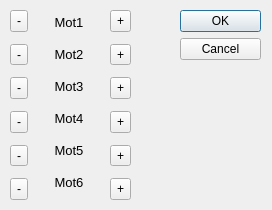
<?xml version="1.0" encoding="UTF-8"?>
<ui version="4.0">
 <class>Dialog</class>
 <widget class="QDialog" name="Dialog">
  <property name="geometry">
   <rect>
    <x>0</x>
    <y>0</y>
    <width>272</width>
    <height>210</height>
   </rect>
  </property>
  <property name="windowTitle">
   <string>Dialog</string>
  </property>
  <widget class="QDialogButtonBox" name="buttonBox">
   <property name="geometry">
    <rect>
     <x>180</x>
     <y>10</y>
     <width>81</width>
     <height>201</height>
    </rect>
   </property>
   <property name="orientation">
    <enum>Qt::Vertical</enum>
   </property>
   <property name="standardButtons">
    <set>QDialogButtonBox::Cancel|QDialogButtonBox::Ok</set>
   </property>
  </widget>
  <widget class="QWidget" name="">
   <property name="geometry">
    <rect>
     <x>10</x>
     <y>10</y>
     <width>121</width>
     <height>190</height>
    </rect>
   </property>
   <layout class="QHBoxLayout" name="horizontalLayout">
    <property name="spacing">
     <number>12</number>
    </property>
    <item>
     <layout class="QVBoxLayout" name="minus">
      <property name="sizeConstraint">
       <enum>QLayout::SetMinimumSize</enum>
      </property>
      <item>
       <widget class="QToolButton" name="mn1">
        <property name="sizePolicy">
         <sizepolicy hsizetype="Minimum" vsizetype="Minimum">
          <horstretch>0</horstretch>
          <verstretch>0</verstretch>
         </sizepolicy>
        </property>
        <property name="text">
         <string>-</string>
        </property>
       </widget>
      </item>
      <item>
       <widget class="QToolButton" name="mn2">
        <property name="sizePolicy">
         <sizepolicy hsizetype="Minimum" vsizetype="Minimum">
          <horstretch>0</horstretch>
          <verstretch>0</verstretch>
         </sizepolicy>
        </property>
        <property name="text">
         <string>-</string>
        </property>
       </widget>
      </item>
      <item>
       <widget class="QToolButton" name="mn3">
        <property name="sizePolicy">
         <sizepolicy hsizetype="Minimum" vsizetype="Minimum">
          <horstretch>0</horstretch>
          <verstretch>0</verstretch>
         </sizepolicy>
        </property>
        <property name="text">
         <string>-</string>
        </property>
       </widget>
      </item>
      <item>
       <widget class="QToolButton" name="mn4">
        <property name="sizePolicy">
         <sizepolicy hsizetype="Minimum" vsizetype="Minimum">
          <horstretch>0</horstretch>
          <verstretch>0</verstretch>
         </sizepolicy>
        </property>
        <property name="text">
         <string>-</string>
        </property>
       </widget>
      </item>
      <item>
       <widget class="QToolButton" name="mn5">
        <property name="sizePolicy">
         <sizepolicy hsizetype="Minimum" vsizetype="Minimum">
          <horstretch>0</horstretch>
          <verstretch>0</verstretch>
         </sizepolicy>
        </property>
        <property name="text">
         <string>-</string>
        </property>
       </widget>
      </item>
      <item>
       <widget class="QToolButton" name="mn6">
        <property name="sizePolicy">
         <sizepolicy hsizetype="Minimum" vsizetype="Minimum">
          <horstretch>0</horstretch>
          <verstretch>0</verstretch>
         </sizepolicy>
        </property>
        <property name="text">
         <string>-</string>
        </property>
       </widget>
      </item>
     </layout>
    </item>
    <item>
     <layout class="QVBoxLayout" name="verticalLayout_2">
      <property name="sizeConstraint">
       <enum>QLayout::SetMaximumSize</enum>
      </property>
      <item>
       <widget class="QLabel" name="Step1_direct">
        <property name="sizePolicy">
         <sizepolicy hsizetype="Expanding" vsizetype="Fixed">
          <horstretch>0</horstretch>
          <verstretch>0</verstretch>
         </sizepolicy>
        </property>
        <property name="font">
         <font>
          <pointsize>10</pointsize>
         </font>
        </property>
        <property name="text">
         <string>Mot1</string>
        </property>
        <property name="alignment">
         <set>Qt::AlignCenter</set>
        </property>
       </widget>
      </item>
      <item>
       <widget class="QLabel" name="Step2_direct">
        <property name="sizePolicy">
         <sizepolicy hsizetype="Expanding" vsizetype="Fixed">
          <horstretch>0</horstretch>
          <verstretch>0</verstretch>
         </sizepolicy>
        </property>
        <property name="font">
         <font>
          <pointsize>10</pointsize>
         </font>
        </property>
        <property name="text">
         <string>Mot2</string>
        </property>
        <property name="alignment">
         <set>Qt::AlignCenter</set>
        </property>
       </widget>
      </item>
      <item>
       <widget class="QLabel" name="Step3_direct">
        <property name="sizePolicy">
         <sizepolicy hsizetype="Expanding" vsizetype="Fixed">
          <horstretch>0</horstretch>
          <verstretch>0</verstretch>
         </sizepolicy>
        </property>
        <property name="font">
         <font>
          <pointsize>10</pointsize>
         </font>
        </property>
        <property name="text">
         <string>Mot3</string>
        </property>
        <property name="alignment">
         <set>Qt::AlignCenter</set>
        </property>
       </widget>
      </item>
      <item>
       <widget class="QLabel" name="Step4_direct">
        <property name="sizePolicy">
         <sizepolicy hsizetype="Expanding" vsizetype="Fixed">
          <horstretch>0</horstretch>
          <verstretch>0</verstretch>
         </sizepolicy>
        </property>
        <property name="font">
         <font>
          <pointsize>10</pointsize>
         </font>
        </property>
        <property name="text">
         <string>Mot4</string>
        </property>
        <property name="alignment">
         <set>Qt::AlignCenter</set>
        </property>
       </widget>
      </item>
      <item>
       <widget class="QLabel" name="Step5_direct">
        <property name="sizePolicy">
         <sizepolicy hsizetype="Expanding" vsizetype="Fixed">
          <horstretch>0</horstretch>
          <verstretch>0</verstretch>
         </sizepolicy>
        </property>
        <property name="font">
         <font>
          <pointsize>10</pointsize>
         </font>
        </property>
        <property name="text">
         <string>Mot5</string>
        </property>
        <property name="alignment">
         <set>Qt::AlignCenter</set>
        </property>
       </widget>
      </item>
      <item>
       <widget class="QLabel" name="Step6_direct">
        <property name="sizePolicy">
         <sizepolicy hsizetype="Expanding" vsizetype="Fixed">
          <horstretch>0</horstretch>
          <verstretch>0</verstretch>
         </sizepolicy>
        </property>
        <property name="font">
         <font>
          <pointsize>10</pointsize>
         </font>
        </property>
        <property name="text">
         <string>Mot6</string>
        </property>
        <property name="alignment">
         <set>Qt::AlignCenter</set>
        </property>
       </widget>
      </item>
     </layout>
    </item>
    <item>
     <layout class="QVBoxLayout" name="plus">
      <property name="sizeConstraint">
       <enum>QLayout::SetMinimumSize</enum>
      </property>
      <item>
       <widget class="QToolButton" name="mp1">
        <property name="sizePolicy">
         <sizepolicy hsizetype="Minimum" vsizetype="Minimum">
          <horstretch>0</horstretch>
          <verstretch>0</verstretch>
         </sizepolicy>
        </property>
        <property name="text">
         <string>+</string>
        </property>
       </widget>
      </item>
      <item>
       <widget class="QToolButton" name="mp2">
        <property name="sizePolicy">
         <sizepolicy hsizetype="Minimum" vsizetype="Minimum">
          <horstretch>0</horstretch>
          <verstretch>0</verstretch>
         </sizepolicy>
        </property>
        <property name="text">
         <string>+</string>
        </property>
       </widget>
      </item>
      <item>
       <widget class="QToolButton" name="mp3">
        <property name="sizePolicy">
         <sizepolicy hsizetype="Minimum" vsizetype="Minimum">
          <horstretch>0</horstretch>
          <verstretch>0</verstretch>
         </sizepolicy>
        </property>
        <property name="text">
         <string>+</string>
        </property>
       </widget>
      </item>
      <item>
       <widget class="QToolButton" name="mp4">
        <property name="sizePolicy">
         <sizepolicy hsizetype="Minimum" vsizetype="Minimum">
          <horstretch>0</horstretch>
          <verstretch>0</verstretch>
         </sizepolicy>
        </property>
        <property name="text">
         <string>+</string>
        </property>
       </widget>
      </item>
      <item>
       <widget class="QToolButton" name="mp5">
        <property name="sizePolicy">
         <sizepolicy hsizetype="Minimum" vsizetype="Minimum">
          <horstretch>0</horstretch>
          <verstretch>0</verstretch>
         </sizepolicy>
        </property>
        <property name="text">
         <string>+</string>
        </property>
       </widget>
      </item>
      <item>
       <widget class="QToolButton" name="mp6">
        <property name="sizePolicy">
         <sizepolicy hsizetype="Minimum" vsizetype="Minimum">
          <horstretch>0</horstretch>
          <verstretch>0</verstretch>
         </sizepolicy>
        </property>
        <property name="text">
         <string>+</string>
        </property>
       </widget>
      </item>
     </layout>
    </item>
   </layout>
  </widget>
 </widget>
 <resources/>
 <connections>
  <connection>
   <sender>buttonBox</sender>
   <signal>accepted()</signal>
   <receiver>Dialog</receiver>
   <slot>accept()</slot>
   <hints>
    <hint type="sourcelabel">
     <x>310</x>
     <y>210</y>
    </hint>
    <hint type="destinationlabel">
     <x>281</x>
     <y>85</y>
    </hint>
   </hints>
  </connection>
  <connection>
   <sender>buttonBox</sender>
   <signal>rejected()</signal>
   <receiver>Dialog</receiver>
   <slot>reject()</slot>
   <hints>
    <hint type="sourcelabel">
     <x>310</x>
     <y>210</y>
    </hint>
    <hint type="destinationlabel">
     <x>280</x>
     <y>143</y>
    </hint>
   </hints>
  </connection>
 </connections>
</ui>
